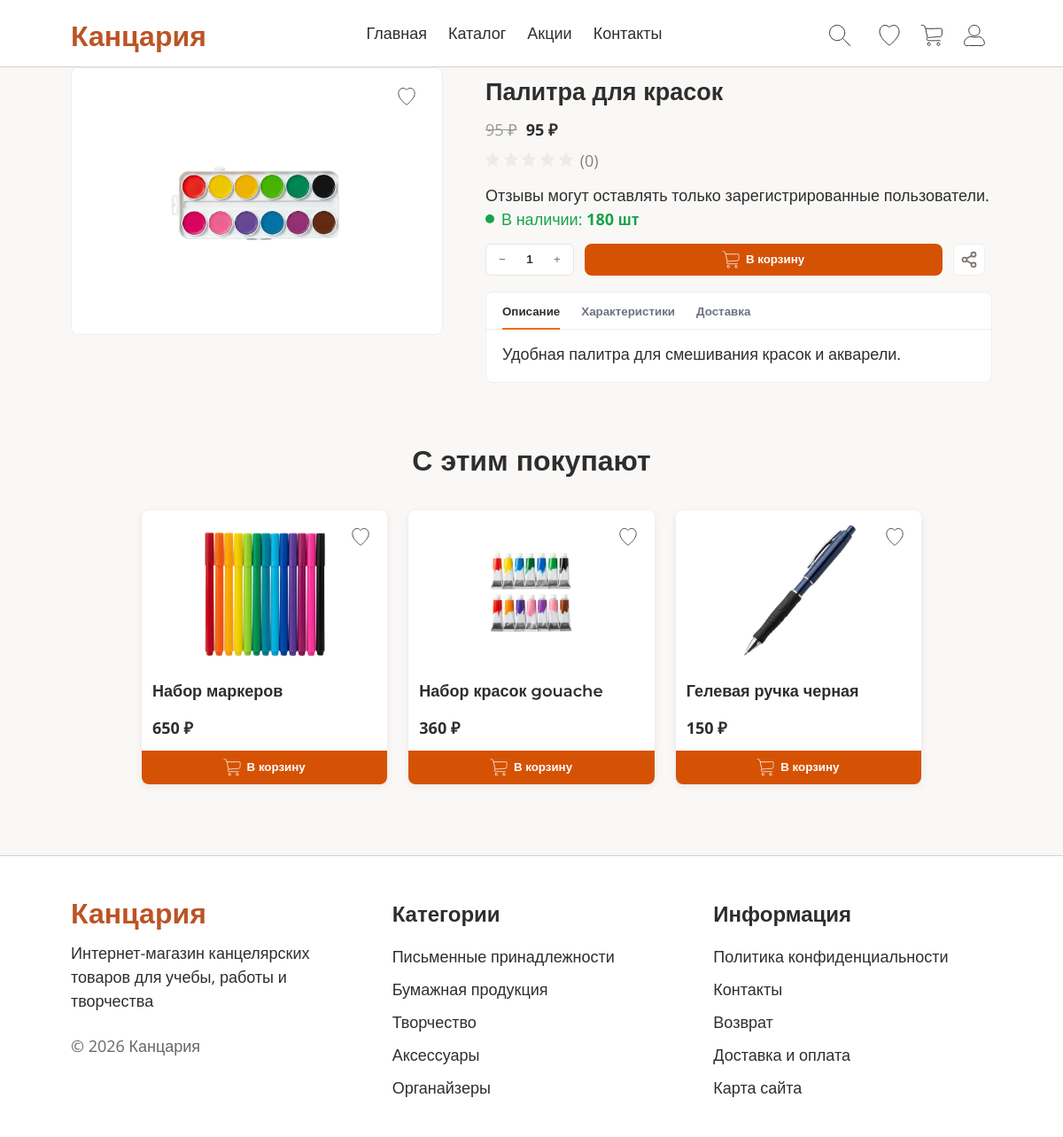
Page /pages/page-product.php?id=12 on the committed database.
### tables this page shows
CREATE TABLE `products` (
  `id` int(10) UNSIGNED NOT NULL,
  `category_id` int(10) UNSIGNED NOT NULL,
  `name` varchar(200) NOT NULL,
  `description` text,
  `price` decimal(10,2) NOT NULL,
  `stock_quantity` int(10) UNSIGNED DEFAULT '0',
  `pickup_available` tinyint(1) DEFAULT NULL,
  `rating` decimal(2,1) DEFAULT '0.0',
  `is_active` tinyint(1) DEFAULT '1',
  `created_at` timestamp NULL DEFAULT CURRENT_TIMESTAMP,
  `updated_at` timestamp NULL DEFAULT CURRENT_TIMESTAMP ON UPDATE CURRENT_TIMESTAMP
);

### pages/page-product.php (the view, shortened to what the rows shown need)
<?php
require_once __DIR__ . '/../includes/config.php';
$product_id = isset($_GET['id']) ? (int)$_GET['id'] : 0;
$product = $product_id ? get_product_by_id($product_id) : null;
$related_products = $product ? enrich_products_with_discounts(get_related_products($product['id'], 3)) : [];
?>
<!DOCTYPE html>
<html lang="ru">
<head>
    <link rel="stylesheet" href="/styles/global.css">
    <link rel="stylesheet" href="/styles/header.css">
    <link rel="stylesheet" href="/styles/footer.css">
    <link rel="stylesheet" href="/styles/product-card.css">
    <link rel="stylesheet" href="/styles/product-page.css">
</head>
<body>
    <main class="main">
        <?php if (!$product): ?>
            <section class="product-page">
                <h1 class="product-page__title">Товар не найден</h1>
            </section>
        <?php else: ?>
            <section class="product-page"
                data-product-page
                data-product-id="<?php echo (int)$product['id']; ?>"
                data-product-state-url="/api/product_state.php">
                <div class="product-page__top">
                    <div class="product-page__info">
                        <h1 class="product-page__title"><?php echo htmlspecialchars($product['name']); ?></h1>
                    </div>
                </div>
            </section>
            <?php if (!empty($related_products)): ?>
                <section class="product-page__also-buy">
                    <h2 class="product-page__also-buy-title">С этим покупают</h2>
                    <div class="product-page__also-buy-grid">
                        <?php foreach ($related_products as $p): ?>
                            <?php
                            $p_image = get_product_image($p['id']);
                            $p_price_old = (float)($p['price_old'] ?? $p['price']);
                            $p_price_new = (float)$p['price'];
                            ?>
                            <article class="product-card">
                                <button type="button" class="product-card__wishlist" aria-label="В избранное" data-product-id="<?php echo (int)$p['id']; ?>">
                                    <img src="/assets/icons/heart.svg" alt="" class="product-card__wishlist-icon">
                                </button>
                                <a href="/pages/page-product.php?id=<?php echo (int)$p['id']; ?>" class="product-card__link">
                                    <img src="<?php echo htmlspecialchars($p_image); ?>" alt="<?php echo htmlspecialchars($p['name']); ?>" class="product-card__image" loading="lazy">
                                </a>
                                <h4 class="product-card__name">
                                    <a href="/pages/page-product.php?id=<?php echo (int)$p['id']; ?>"><?php echo htmlspecialchars($p['name']); ?></a>
                                </h4>
                                <div class="product-card__price">
                                    <span class="product-card__price--new"><?php echo format_price($p_price_new); ?></span>
                                </div>
                                <button type="button"
                                    class="product-card__add-to-cart"
                                    data-product-id="<?php echo (int)$p['id']; ?>"
                                    data-product-name="<?php echo htmlspecialchars($p['name'], ENT_QUOTES); ?>"
                                    data-product-price="<?php echo (float)$p_price_new; ?>"
                                    data-product-old-price="<?php echo (float)$p_price_old; ?>">
                                    <img src="/assets/icons/cart.svg" alt="" class="product-card__add-to-cart-icon" width="18" height="18">
                                    В корзину
                                </button>
                            </article>
                        <?php endforeach; ?>
                    </div>
                </section>
            <?php endif; ?>
        <?php endif; ?>
    </main>
</body>
</html>

### rows in the picture
products: shows a picture, name "Набор маркеров", price "650 ₽"
products: shows a picture, name "Набор красок gouache", price "360 ₽"
products: shows a picture, name "Гелевая ручка черная", price "150 ₽"

### other values in the picture
$product['name'] "Палитра для красок"
format_price($price_old) "95 ₽"
format_price($price_new) "95 ₽"
$rating['count'] "0"
$initial_state['stock'] "180"
$product['description'] ?: 'Описание отсутствует.' "Удобная палитра для смешивания красок и акварели."
